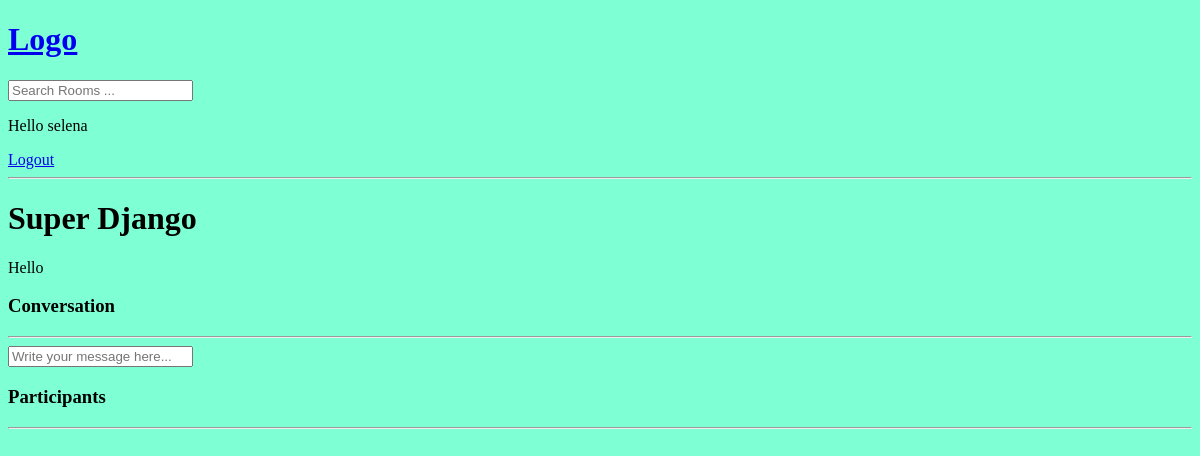
The page /room/8/ (signed in) on the database as committed earlier.
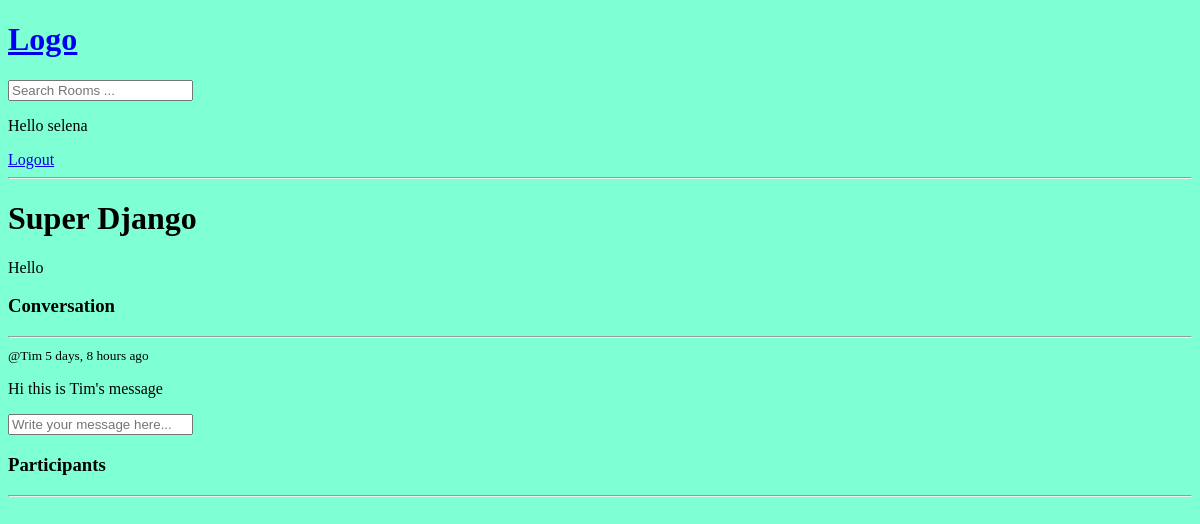
The same page on the database as committed later.
### study/models.py (models this page shows, shortened)
class Message(models.Model):
    user = models.ForeignKey(User, on_delete=models.CASCADE)
    room = models.ForeignKey(Room, on_delete=models.CASCADE)
    body = models.TextField()
    updated = models.DateTimeField(auto_now=True)
    created = models.DateTimeField(auto_now_add=True)

### study/views.py (the view, shortened to what this page needs)
# urls.py: path('room/<str:pk>/', views.room, name="room"),
def room(request, pk):
    room = Room.objects.get(id=pk)
    room_messages = room.message_set.all().order_by('-created') # newest first
    participants = room.participants.all()
    context = {'room': room, 'room_messages': room_messages, 'participants': participants}
    return render(request, 'base/room.html', context)

### templates/base/room.html (shortened to what this page needs)
{% extends 'main.html' %}
{% block content %}
<div class="room-container">
    <div>
        <h1>{{room.name}}</h1>
        <p>{{room.description}}</p>
        <div class="comment-wrapper">
            <h3>Conversation</h3>
            <hr>
            {% for message in room_messages %}
            <div>
                <small>@{{message.user}}  {{message.created|timesince}} ago</small>
                <p>{{message.body}}</p>
            </div>
            {% endfor %}
        </div>
        {% if request.user.is_authenticated %}
        <div class="comment-form">
            <form method="POST" action="">
                <input type="text" name="body" placeholder="Write your message here..."/>
            </form>
        </div>
    </div>
    <div>
        <h3>Participants</h3>
        <hr>
    </div>
</div>
{% endif %}
{% endblock content %}

Rows that differ between the two databases and show on the page:
added Message: user "Tim", created "5 days, 8 hours", body "Hi this is Tim's message"
